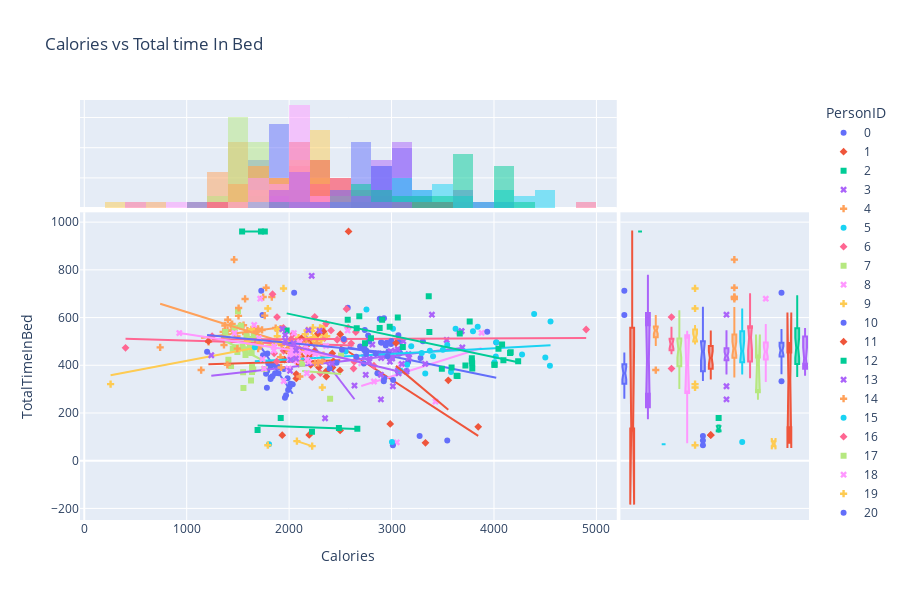

Write notebook code for a chart like this one.
### Code cell
px.scatter(meged_cl_sle_steps, x = 'Calories', y = 'TotalTimeInBed',symbol = 'PersonID',color = 'PersonID', marginal_x='histogram',marginal_y = 'box' ,trendline  ='ols', height  =600, title ='Calories vs Total time In Bed')
